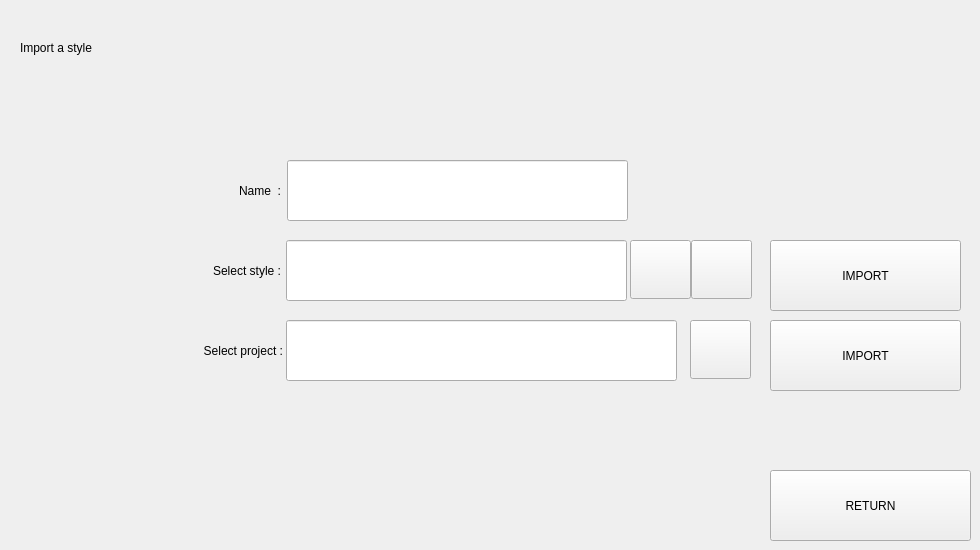
     <widget class="QWidget" name="page32_1_import">
      <widget class="QLabel" name="label_32_1_title">
       <property name="geometry">
        <rect>
         <x>20</x>
         <y>10</y>
         <width>731</width>
         <height>76</height>
        </rect>
       </property>
       <property name="text">
        <string>Import a style</string>
       </property>
      </widget>
      <widget class="QLineEdit" name="edit_32_1_name">
       <property name="geometry">
        <rect>
         <x>287</x>
         <y>160</y>
         <width>341</width>
         <height>61</height>
        </rect>
       </property>
      </widget>
      <widget class="QLabel" name="label_32_1_name">
       <property name="geometry">
        <rect>
         <x>50</x>
         <y>170</y>
         <width>231</width>
         <height>41</height>
        </rect>
       </property>
       <property name="text">
        <string>Name  :</string>
       </property>
       <property name="alignment">
        <set>Qt::AlignRight|Qt::AlignTrailing|Qt::AlignVCenter</set>
       </property>
      </widget>
      <widget class="QPushButton" name="btn_32_1_import">
       <property name="geometry">
        <rect>
         <x>770</x>
         <y>240</y>
         <width>191</width>
         <height>71</height>
        </rect>
       </property>
       <property name="text">
        <string>IMPORT</string>
       </property>
      </widget>
      <widget class="QLabel" name="label_32_1_path">
       <property name="geometry">
        <rect>
         <x>50</x>
         <y>250</y>
         <width>231</width>
         <height>41</height>
        </rect>
       </property>
       <property name="text">
        <string>Select style :</string>
       </property>
       <property name="alignment">
        <set>Qt::AlignRight|Qt::AlignTrailing|Qt::AlignVCenter</set>
       </property>
      </widget>
      <widget class="QLineEdit" name="edit_32_1_path">
       <property name="geometry">
        <rect>
         <x>286</x>
         <y>240</y>
         <width>341</width>
         <height>61</height>
        </rect>
       </property>
      </widget>
      <widget class="QPushButton" name="btn_32_1_selectfolder">
       <property name="geometry">
        <rect>
         <x>691</x>
         <y>240</y>
         <width>61</width>
         <height>59</height>
        </rect>
       </property>
       <property name="text">
        <string/>
       </property>
      </widget>
      <widget class="QPushButton" name="btn_32_1_return">
       <property name="geometry">
        <rect>
         <x>770</x>
         <y>470</y>
         <width>201</width>
         <height>71</height>
        </rect>
       </property>
       <property name="text">
        <string>RETURN</string>
       </property>
      </widget>
      <widget class="QPushButton" name="btn_32_1_selectzip">
       <property name="geometry">
        <rect>
         <x>630</x>
         <y>240</y>
         <width>61</width>
         <height>59</height>
        </rect>
       </property>
       <property name="text">
        <string/>
       </property>
      </widget>
      <widget class="QPushButton" name="btn_32_1_import_project">
       <property name="geometry">
        <rect>
         <x>770</x>
         <y>320</y>
         <width>191</width>
         <height>71</height>
        </rect>
       </property>
       <property name="text">
        <string>IMPORT</string>
       </property>
      </widget>
      <widget class="QLineEdit" name="edit_32_1_path_pro">
       <property name="geometry">
        <rect>
         <x>286</x>
         <y>320</y>
         <width>391</width>
         <height>61</height>
        </rect>
       </property>
      </widget>
      <widget class="QLabel" name="label_32_1_path_pro">
       <property name="geometry">
        <rect>
         <x>52</x>
         <y>330</y>
         <width>231</width>
         <height>41</height>
        </rect>
       </property>
       <property name="text">
        <string>Select project :</string>
       </property>
       <property name="alignment">
        <set>Qt::AlignRight|Qt::AlignTrailing|Qt::AlignVCenter</set>
       </property>
      </widget>
      <widget class="QPushButton" name="btn_32_1_selectfolder_pro">
       <property name="geometry">
        <rect>
         <x>690</x>
         <y>320</y>
         <width>61</width>
         <height>59</height>
        </rect>
       </property>
       <property name="text">
        <string/>
       </property>
      </widget>
     </widget>
